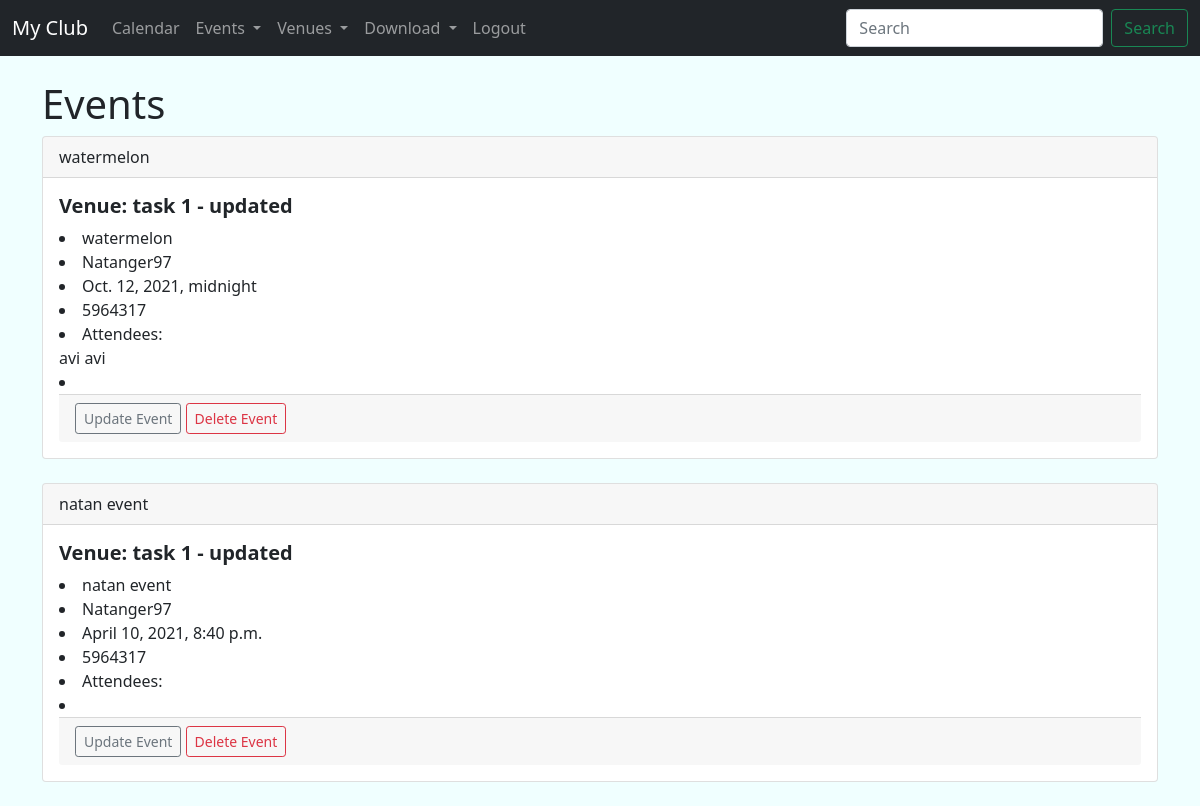
Page /events (signed in) on the committed database.
### events/models.py (models this page shows)
class Event(models.Model):
    name = models.CharField("Event Name",
                            max_length=120)
    venue = models.ForeignKey(Venue,
                              blank=True,
                              null=True,
                              on_delete=models.CASCADE)
    event_date = models.DateTimeField('Event Date')
    manger = models.ForeignKey(User,
                               blank=True,
                               null=True,
                               on_delete=models.SET_NULL)
    attendees = models.ManyToManyField(MyClubUser,
                                       blank=True)
    description = models.TextField(blank=True)  # blank = True -> empty text field
    def __str__(self):
        return self.name

class Venue(models.Model):
    name = models.CharField('Venue name',
                            max_length=120)
    address = models.CharField('Venue Address',
                               max_length=300)
    zip_code = models.CharField('Zip Code',
                                max_length=15,
                                blank=True)
    phone = models.CharField('Contact Phone',
                             max_length=25,
                             blank=True)
    web = models.URLField('Website Address',
                          blank=True)
    email_address = models.EmailField('Email Address',
                                      blank=True)
    owner = models.IntegerField("Venue Owner",blank=False,default=1,editable=False) # in default admin is the owner
    def __str__(self):
        return self.name

class MyClubUser(models.Model):
    first_name = models.CharField(max_length=300)
    last_name = models.CharField(max_length=300)
    email = models.EmailField('User Email')
    def __str__(self):
        return self.first_name + ' ' + self.last_name

### events/views.py (the view)
# urls.py: path('events',views.all_events,name='list-events'),
def all_events(request):
    event_list = Event.objects.all().order_by('-event_date')
    return render(request,
                  'events/event_list.html',
                  {"event_list": event_list})

### templates/events/event_list.html
{% extends 'events/base.html' %}
{% block content %}
    <h1>Events</h1>
    {% for event in event_list %}
        <div class="card">
            <div class="card-header">
                {{ event }}
            </div>
            <div class="card-body">
                <h5 class="card-title">
                    <strong> Venue: {{ event.venue }}</strong>
                </h5>
                <li>{{ event.name }}</li>
                <li>{{ event.manger }}</li>
                <li>{{ event.event_date }}</li>
                <li>{{ event.venue.zip_code }}</li>
                <li>Attendees: <br/>
                    {% for attendee in event.attendees.all %}
                        {{ attendee }}<br/>
                    {% endfor %}
                </li>
                <li>{{ event.description }}</li>
                {% if user.is_authenticated %}
                    {% if user == event.manger %}
                        <div class="card-footer text-muted">
                            <a class="btn btn-outline-secondary btn-sm" href="{% url 'update-event' event.id %}">Update
                                Event</a>
                            <a class="btn btn-outline-danger btn-sm" href="{% url 'delete-event' event.id %}">Delete Event</a>
                        </div>
                    {% endif %}
                {% endif %}
            </div>
        </div>
        <br>
    {% endfor %}
    </div>
{% endblock %}

### templates/events/base.html (style rules this page uses)
body { background: azure }

### rows in the picture
Event: name "watermelon", venue "task 1 - updated", manger "Natanger97", event_date "Oct. 12, 2021, midnight", venue.zip_code "5964317", shows "Update Event"
MyClubUser: first_name+last_name "avi avi"
Event: name "natan event", venue "task 1 - updated", manger "Natanger97", event_date "April 10, 2021, 8:40 p.m.", venue.zip_code "5964317", shows "Update Event"
